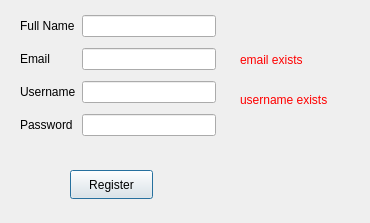
<?xml version="1.0" encoding="UTF-8"?>
<ui version="4.0">
 <class>registrationwindow</class>
 <widget class="QDialog" name="registrationwindow">
  <property name="geometry">
   <rect>
    <x>0</x>
    <y>0</y>
    <width>370</width>
    <height>223</height>
   </rect>
  </property>
  <property name="windowTitle">
   <string>Dialog</string>
  </property>
  <widget class="QPushButton" name="registerclicked">
   <property name="geometry">
    <rect>
     <x>70</x>
     <y>170</y>
     <width>83</width>
     <height>29</height>
    </rect>
   </property>
   <property name="text">
    <string>Register</string>
   </property>
  </widget>
  <widget class="QWidget" name="layoutWidget">
   <property name="geometry">
    <rect>
     <x>20</x>
     <y>10</y>
     <width>196</width>
     <height>135</height>
    </rect>
   </property>
   <layout class="QGridLayout" name="gridLayout">
    <item row="0" column="0">
     <widget class="QLabel" name="label">
      <property name="text">
       <string>Full Name</string>
      </property>
     </widget>
    </item>
    <item row="0" column="1">
     <widget class="QLineEdit" name="fname"/>
    </item>
    <item row="1" column="0">
     <widget class="QLabel" name="label_2">
      <property name="text">
       <string>Email</string>
      </property>
     </widget>
    </item>
    <item row="1" column="1">
     <widget class="QLineEdit" name="emailr"/>
    </item>
    <item row="2" column="0">
     <widget class="QLabel" name="label_3">
      <property name="text">
       <string>Username</string>
      </property>
     </widget>
    </item>
    <item row="2" column="1">
     <widget class="QLineEdit" name="usernamer"/>
    </item>
    <item row="3" column="0">
     <widget class="QLabel" name="label_4">
      <property name="text">
       <string>Password</string>
      </property>
     </widget>
    </item>
    <item row="3" column="1">
     <widget class="QLineEdit" name="passwordr">
      <property name="echoMode">
       <enum>QLineEdit::Password</enum>
      </property>
     </widget>
    </item>
   </layout>
  </widget>
  <widget class="QLabel" name="emailexists">
   <property name="geometry">
    <rect>
     <x>240</x>
     <y>50</y>
     <width>91</width>
     <height>21</height>
    </rect>
   </property>
   <property name="text">
    <string>&lt;html&gt;&lt;head/&gt;&lt;body&gt;&lt;p&gt;&lt;span style=&quot; color:#ff0000;&quot;&gt;email exists&lt;/span&gt;&lt;/p&gt;&lt;/body&gt;&lt;/html&gt;</string>
   </property>
  </widget>
  <widget class="QLabel" name="usernameexists">
   <property name="geometry">
    <rect>
     <x>240</x>
     <y>90</y>
     <width>111</width>
     <height>21</height>
    </rect>
   </property>
   <property name="text">
    <string>&lt;html&gt;&lt;head/&gt;&lt;body&gt;&lt;p&gt;&lt;span style=&quot; color:#ff0000;&quot;&gt;username exists&lt;/span&gt;&lt;/p&gt;&lt;/body&gt;&lt;/html&gt;</string>
   </property>
  </widget>
 </widget>
 <resources/>
 <connections/>
</ui>
